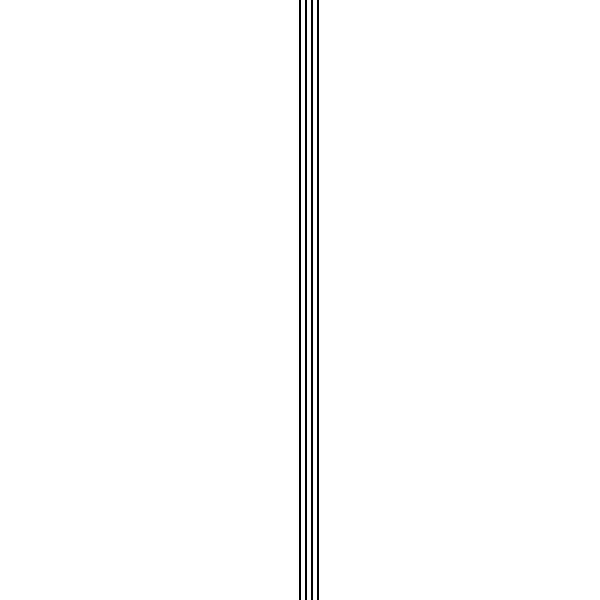
Frame 1 (no input)
Frame 60 (no input): identical to frame 1, image omitted
Frame 120 (the mouse pressed at the canvas centre since frame 60): identical to frame 1, image omitted

The p5.js sketch that drew this single still picture (run headless with seeded random() and noise() and a simulated clock; from frame 60 on, the mouse is pressed at the canvas centre):

// p5.js sketch
// ── sketch.js
var x=10; // je maakt een variabele voor x
var d=6;  // je maakt een variabele voor d, dit wordt de afstand (distance) tussen twee lijnen
function setup() {
  createCanvas(600,600);
  strokeWeight(2); // dikte van de lijn
  
}

function draw() {
  background(255);
  x=width*0.5; //je start je patroon in het midden van het scherm, hier wwordt x 300
  line(x,0,x,height);
  x+=d; // je telt 5 pixels bij x: x wordt dus 300 + 5, x=305
  line(x,0,x,height);
  x=x+d;// je telt 5 pixels bij x: x wordt dus 305 + 5, x=315
  line(x,0,x,height);
  x=x+d;// je telt 5 pixels bij x: x wordt dus 310 + 5, x=315
  line(x,0,x,height);
  
}

/*
x+=d; is hetzelfde als x=x+d;
x++; betekent één bijtellen bij x en is dus hetzelfde als x=x+1; of x+=1;
x--; betekent één aftrekken van x en is dus hetzelfde als x=x-1; of x-=1;
*/
